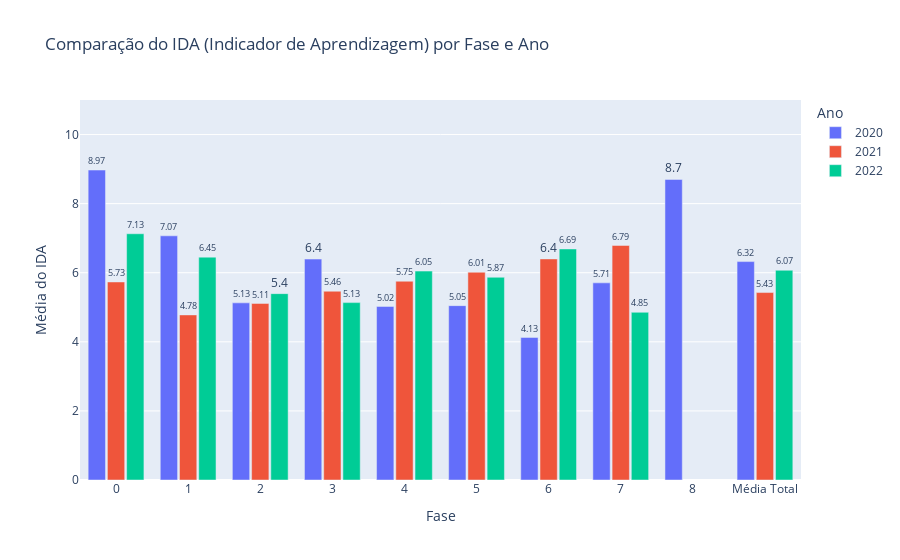

The cell this chart's notebook holds for it:
### Markdown cell above
### **IDA (Indicador de Aprendizagem)**

### Code cell
#IDA (Indicador de Aprendizagem)

# Garantir que a coluna 'FASE' seja tratada como string (categoria)
comparacao_fase['FASE'] = comparacao_fase['FASE'].astype(str)

# Criar uma nova coluna com os valores formatados para os rótulos
comparacao_fase['IDA_Texto'] = comparacao_fase['IDA'].round(2).astype(str)

# Gráfico de barras agrupadas
fig = px.bar(
    comparacao_fase,
    x='FASE',  # Eixo X: Fases (tratadas como categorias)
    y='IDA',   # Eixo Y: Valor médio do IAA
    color='ANO',  # Cores diferentes para cada ano
    barmode='group',  # Barras agrupadas por ano
    title='Comparação do IDA (Indicador de Aprendizagem) por Fase e Ano',
    text='IDA_Texto'  # Usar a coluna formatada como texto nas barras
)

# Ajustar o layout para melhorar a visualização
fig.update_layout(
    xaxis_title='Fase',
    yaxis_title='Média do IDA',
    yaxis={'range': [0, 11]},  # Definir o limite do eixo Y de 0 a 12
    xaxis={'type': 'category', 'categoryorder': 'category ascending'},  # Forçar o eixo X a ser tratado como categoria e ordenar as fases
    bargap=0.2,  # Espaçamento entre as barras de diferentes fases
    bargroupgap=0.1,  # Espaçamento entre as barras do mesmo grupo (ano)
    legend_title_text='Ano',  # Título da legenda
    showlegend=True  # Garantir que a legenda seja exibida
)

# Ajustar a formatação da legenda (garantir que os anos apareçam corretamente)
fig.update_traces(
    textposition='outside'  # Posicionar os rótulos das barras fora delass
)

# Exibir o gráfico
fig.show()

### Figure 1 — Plotly figure (JSON) as saved in the notebook; plotly's stock layout.template omitted (floating-point values rounded to 4 significant figures)
{"data": [{"alignmentgroup": "True", "hovertemplate": "ANO=2020<br>FASE=%{x}<br>IDA=%{y}<br>IDA_Texto=%{text}<extra></extra>", "legendgroup": "2020", "marker": {"color": "#636efa", "pattern": {"shape": ""}}, "name": "2020", "offsetgroup": "2020", "orientation": "v", "showlegend": true, "text": ["8.97", "7.07", "5.13", "6.4", "5.02", "5.05", "4.13", "5.71", "8.7", "6.32"], "textposition": "outside", "type": "bar", "x": ["0", "1", "2", "3", "4", "5", "6", "7", "8", "Média Total"], "xaxis": "x", "y": [8.973, 7.068, 5.127, 6.395, 5.025, 5.047, 4.128, 5.707, 8.7, 6.322], "yaxis": "y"}, {"alignmentgroup": "True", "hovertemplate": "ANO=2021<br>FASE=%{x}<br>IDA=%{y}<br>IDA_Texto=%{text}<extra></extra>", "legendgroup": "2021", "marker": {"color": "#EF553B", "pattern": {"shape": ""}}, "name": "2021", "offsetgroup": "2021", "orientation": "v", "showlegend": true, "text": ["5.73", "4.78", "5.11", "5.46", "5.75", "6.01", "6.4", "6.79", "5.43"], "textposition": "outside", "type": "bar", "x": ["0", "1", "2", "3", "4", "5", "6", "7", "Média Total"], "xaxis": "x", "y": [5.733, 4.779, 5.112, 5.464, 5.754, 6.014, 6.4, 6.789, 5.426], "yaxis": "y"}, {"alignmentgroup": "True", "hovertemplate": "ANO=2022<br>FASE=%{x}<br>IDA=%{y}<br>IDA_Texto=%{text}<extra></extra>", "legendgroup": "2022", "marker": {"color": "#00cc96", "pattern": {"shape": ""}}, "name": "2022", "offsetgroup": "2022", "orientation": "v", "showlegend": true, "text": ["7.13", "6.45", "5.4", "5.13", "6.05", "5.87", "6.69", "4.85", "6.07"], "textposition": "outside", "type": "bar", "x": ["0", "1", "2", "3", "4", "5", "6", "7", "Média Total"], "xaxis": "x", "y": [7.128, 6.451, 5.395, 5.135, 6.047, 5.869, 6.688, 4.855, 6.071], "yaxis": "y"}], "layout": {"bargap": 0.2, "bargroupgap": 0.1, "barmode": "group", "legend": {"title": {"text": "Ano"}, "tracegroupgap": 0}, "showlegend": true, "title": {"text": "Comparação do IDA (Indicador de Aprendizagem) por Fase e Ano"}, "xaxis": {"anchor": "y", "categoryorder": "category ascending", "domain": [0, 1], "title": {"text": "Fase"}, "type": "category"}, "yaxis": {"anchor": "x", "domain": [0, 1], "range": [0, 11], "title": {"text": "Média do IDA"}}}}
